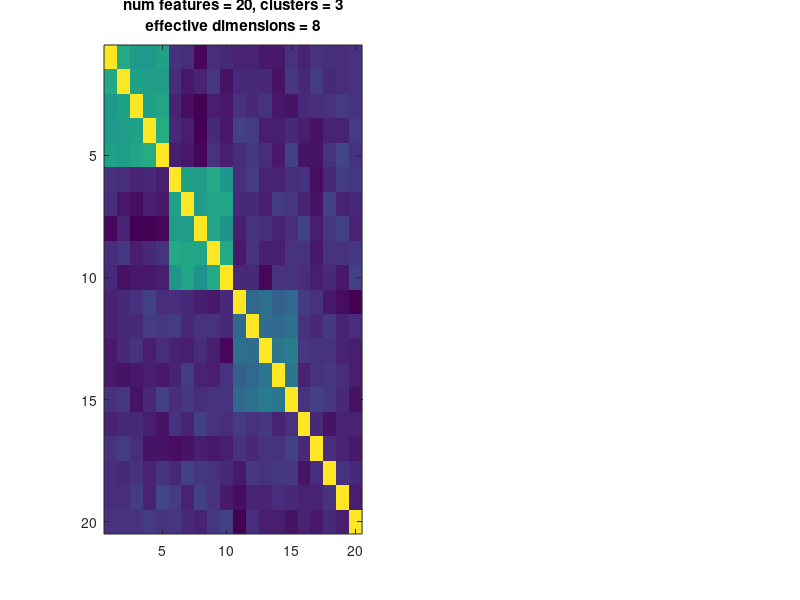

Recreate this plot in MATLAB. (Note: this script raises an error after producing the figure.)
% Compare imputation methods with simulated ground truth data.
% Used to generate panels of supplemental fig. 4

% define data dimensions
m = 400;        % number of observations
n = 20;        % number of features
q = 3;         % ground truth dimensionality
p = 5;          % number of features in each correlated cluster
cluster_cov = 0.5;

% impart correlations to cluster by adding shared noise
sim_cov = zeros(n);
for i=1:q
    j = (i-1)*p;
    if i==q
        sim_cov(j+1:j+p,j+1:j+p) = cluster_cov/2;
    else
        sim_cov(j+1:j+p,j+1:j+p) = cluster_cov;
    end
end
sim_cov(logical(diag(ones(n,1))))=1;
sim_data = mvnrnd(zeros(n,1),sim_cov,m);
sim_data = zscore(sim_data);

% display covariance matrix
figure;
ah=subplot(1,2,1);
imagesc(cov(sim_data));
k = n-q*(p-1);
title({sprintf('num features = %i, clusters = %i',n,q);...
    sprintf('effective dimensions = %i',k)});
colormap(ah,egoalley);
colorbar;

% plot connected components output
out = decathlonConnCompDropN(sim_data);
ah=subplot(1,2,2);
imagesc(out);
hold on;
plot([k k],[0.5 size(out,1)+.5],'k--');
ylabel('features dropped');
xlabel('effective dimensionality');
title('connected components heatmap');
colormap(ah,logjet_cmap);

%% test different methods of imputation

g_truth = nanzscore(sim_data);
frac_missing = linspace(0.1,0.5,9);
nreps = 100;

% mean imputation
mean_impute_mse = zeros(nreps,numel(frac_missing));
for i=1:numel(frac_missing)
    
    fprintf('iteration %i of %i\n',i,numel(frac_missing));
    for j=1:nreps
       D.data = g_truth;
       mask = rand(size(g_truth))<frac_missing(i);
       D.data(mask) = NaN;
       D.data = nanzscore(D.data);
       opts = {'Standardize',false};
       D = impute_decathlon_structs(D,opts{:});

       % calculate error
       residuals = D.data(mask) - g_truth(mask);
       mean_impute_mse(j,i) = mean(residuals.^2);
    end
end

% ALS median imputation
g_truth = nanzscore(sim_data);
frac_missing = linspace(0.1,0.5,9);
nreps = 1;

% mean imputation
mse = zeros(nreps,numel(frac_missing));
data = cell(nreps,numel(frac_missing));
avg_data = cell(nreps,numel(frac_missing));
masks = data;
als_data = data;
avg_mse = mse;
for i=1:numel(frac_missing)
    
    fprintf('iteration %i of %i\n',i,numel(frac_missing));
    for j=1:nreps
       D.data = g_truth;
       mask = rand(size(g_truth))<frac_missing(i);
       masks{j,i} = mask;
       D.data(mask) = NaN;
       [D,als_data{i,j}] = avg_als_impute(D,200);
       data{j,i} = D.data;

       % calculate error
       residuals = D.data(mask) - g_truth(mask);
       mse(j,i) = mean(residuals.^2);
       
       als_avg = cellfun(@(d) mean(d,3), als_data{i}, 'UniformOutput',false);
       avg_mse(i) = mean((als_avg{1}(masks{i}) - g_truth(masks{i})).^2);
       avg_data(i) = als_avg;
    end
end

% plot MSE between ALS/mean imputed data and the ground truth
figure;
clust_feat = false(size(mask));
clust_feat(:,1:n <= p*q) = true;
clust_mse = NaN(numel(frac_missing),2);
for i=1:numel(frac_missing)
    clust_mse(i,1) = mean((data{i}(masks{i}&clust_feat) - g_truth(masks{i}&clust_feat)).^2);
    clust_mse(i,2) = mean((data{i}(masks{i}&~clust_feat) - g_truth(masks{i}&~clust_feat)).^2);
end
hold on;
lh = gobjects(3,1);
lh(1)=plot(frac_missing,clust_mse(:,1),'r-');
lh(2)=plot(frac_missing,clust_mse(:,2),'k');
lh(3)=plot(frac_missing,mean(mean_impute_mse,1),'k--');
ylabel('MSE');
xlabel('fraction missing');
title('imputation error');
legend(lh,{'cluster ALS';'non-cluster ALS';'mean imputed'},'Location','SouthEast');
set(gca,'YLim',[0 1.2]);

% scatter ALS imputed data vs ground truth
figure;
for i=1:numel(frac_missing)
    
    subplot(3,3,i);
    
    % cluster features
    infilled = data{i}(masks{i}&clust_feat);
    gt = g_truth(masks{i}&clust_feat);
    pretty_scatter(gt,infilled,'r','MarkerSize',2); hold on;
    r1 = corr([gt infilled],'Type','pearson');
    
    % non cluster features
    infilled = data{i}(masks{i}&~clust_feat);
    gt = g_truth(masks{i}&~clust_feat);
    r2 = corr([gt infilled],'Type','pearson');
    pretty_scatter(gt,infilled,'k','MarkerSize',2);
    ylabel('imputed');
    xlabel('ground truth');
    title(sprintf('frac. missing = %0.2f, r = %0.2f',frac_missing(i),r1(1,2)));
    axis('equal');
    legend({sprintf('cluster r=%0.2f',r1(1,2));...
        sprintf('non-cluster r=%0.2f',r2(1,2))});
    set(gca,'XLim',[-3.5 3.5],'YLim',[-3.5 3.5]);
end


% generate scree plots for ground truth, ALS, and mean imputed data
figure;
for i=1:numel(frac_missing)
    subplot(3,3,i);
    d = data{1,i};
    mask = rand(size(g_truth))<frac_missing(i);
    D.data = g_truth;
    D.data(mask) = NaN;
    opts = {'Standardize',false};
    D = impute_decathlon_structs(D,opts{:});
    [~,~,~] = plot_pca_bootstrap(d,100,95,'noncummulative',[1 0 0]);
    [~,~,~] = plot_pca_bootstrap(g_truth,100,95,'noncummulative',[0 0 1]);
    [~,~,~] = plot_pca_bootstrap(D.data,100,95,'noncummulative',[0 1 1]);
end

%% simulate several conn comp plots

% define data dimensions
m = 500;        % number of observations
n = 30;        % number of features
q = [3 6];         % ground truth dimensionality
p = [2 5];          % number of features in each correlated cluster
cluster_cov = [0.25 0.5];
fhs = gobjects(3,1);
for i=1:numel(fhs)
   fhs(i) = figure; 
end

for ii=1:numel(q)
    for jj=1:numel(p)
        for kk=1:numel(cluster_cov)
            
            ct = (ii-1)*numel(q)*numel(p) + (jj-1)*numel(p) + kk;
            
            % impart correlations to cluster by adding shared noise
            sim_cov = zeros(n);
            for i=1:q(ii)
                j = (i-1)*p(jj);
                if i==q(ii)
                    sim_cov(j+1:j+p(jj),j+1:j+p(jj)) = cluster_cov(kk)/2;
                else
                    sim_cov(j+1:j+p(jj),j+1:j+p(jj)) = cluster_cov(kk);
                end
            end
            sim_cov(logical(diag(ones(n,1))))=1;
            sim_data = mvnrnd(zeros(n,1),sim_cov,m);
            sim_data = zscore(sim_data);

            % display covariance matrix
            figure(fhs(1));
            ah=subplot(4,2,ct);
            imagesc(cov(sim_data));
            k = n-q(ii)*(p(jj)-1);
            title({sprintf('num features = %i, clusters = %i',n,q(ii));...
                sprintf('effective dimensions = %i',k)});
            axis('equal','tight');
            colormap(ah,egoalley);
            colorbar;
            caxis([-1 1]);
            drawnow;

            % plot connected components output
            out = decathlonConnCompDropN(sim_data);
            figure(fhs(2));
            ah=subplot(4,2,ct);
            imagesc(out);
            hold on;
            plot([k k],[0.5 size(out,1)+.5],'k--');
            ylabel('features dropped');
            xlabel('effective dimensionality');
            title('connected components heatmap');
            axis('equal','tight');
            colormap(ah,logjet_cmap);
            colorbar; caxis([0 1]);
            drawnow;
            
            % plot connected components output
            [~,bin_cts]=decathlonConnCompSweep(sim_data,200);
            figure(fhs(3));
            ah=subplot(4,2,ct);
            histogram(bin_cts,1:size(sim_data,2),'Normalization','probability');
            hold on;
            plot([k k]+0.5,[0 1],'k--');
            set(ah,'YLim',[0 1],'YTick',0:0.2:1);
            ylabel('probability');
            xlabel('effective dimensionality');
            drawnow;
        end
    end
end
